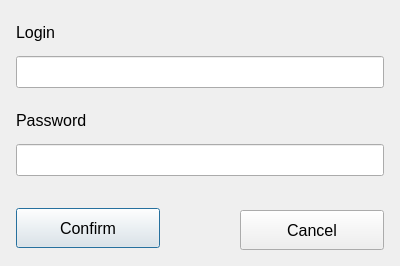
<?xml version="1.0" encoding="UTF-8"?>
<ui version="4.0">
 <class>LoginWindow</class>
 <widget class="QDialog" name="LoginWindow">
  <property name="geometry">
   <rect>
    <x>0</x>
    <y>0</y>
    <width>400</width>
    <height>266</height>
   </rect>
  </property>
  <property name="sizePolicy">
   <sizepolicy hsizetype="Fixed" vsizetype="Fixed">
    <horstretch>0</horstretch>
    <verstretch>0</verstretch>
   </sizepolicy>
  </property>
  <property name="minimumSize">
   <size>
    <width>400</width>
    <height>266</height>
   </size>
  </property>
  <property name="maximumSize">
   <size>
    <width>400</width>
    <height>266</height>
   </size>
  </property>
  <property name="windowTitle">
   <string>Dialog</string>
  </property>
  <widget class="QLineEdit" name="loginLineEdit">
   <property name="geometry">
    <rect>
     <x>16</x>
     <y>56</y>
     <width>368</width>
     <height>32</height>
    </rect>
   </property>
   <property name="sizePolicy">
    <sizepolicy hsizetype="Fixed" vsizetype="Fixed">
     <horstretch>0</horstretch>
     <verstretch>0</verstretch>
    </sizepolicy>
   </property>
   <property name="minimumSize">
    <size>
     <width>368</width>
     <height>32</height>
    </size>
   </property>
   <property name="maximumSize">
    <size>
     <width>368</width>
     <height>32</height>
    </size>
   </property>
  </widget>
  <widget class="QLineEdit" name="passwordLineEdit">
   <property name="geometry">
    <rect>
     <x>16</x>
     <y>144</y>
     <width>368</width>
     <height>32</height>
    </rect>
   </property>
   <property name="sizePolicy">
    <sizepolicy hsizetype="Fixed" vsizetype="Fixed">
     <horstretch>0</horstretch>
     <verstretch>0</verstretch>
    </sizepolicy>
   </property>
   <property name="minimumSize">
    <size>
     <width>368</width>
     <height>32</height>
    </size>
   </property>
   <property name="maximumSize">
    <size>
     <width>368</width>
     <height>32</height>
    </size>
   </property>
  </widget>
  <widget class="QPushButton" name="pbConfirm">
   <property name="geometry">
    <rect>
     <x>16</x>
     <y>208</y>
     <width>144</width>
     <height>40</height>
    </rect>
   </property>
   <property name="sizePolicy">
    <sizepolicy hsizetype="Fixed" vsizetype="Fixed">
     <horstretch>0</horstretch>
     <verstretch>0</verstretch>
    </sizepolicy>
   </property>
   <property name="minimumSize">
    <size>
     <width>144</width>
     <height>40</height>
    </size>
   </property>
   <property name="maximumSize">
    <size>
     <width>144</width>
     <height>40</height>
    </size>
   </property>
   <property name="font">
    <font>
     <pointsize>12</pointsize>
    </font>
   </property>
   <property name="text">
    <string>Confirm</string>
   </property>
  </widget>
  <widget class="QPushButton" name="pbCancel">
   <property name="geometry">
    <rect>
     <x>240</x>
     <y>210</y>
     <width>144</width>
     <height>40</height>
    </rect>
   </property>
   <property name="sizePolicy">
    <sizepolicy hsizetype="Fixed" vsizetype="Fixed">
     <horstretch>0</horstretch>
     <verstretch>0</verstretch>
    </sizepolicy>
   </property>
   <property name="minimumSize">
    <size>
     <width>144</width>
     <height>40</height>
    </size>
   </property>
   <property name="maximumSize">
    <size>
     <width>144</width>
     <height>40</height>
    </size>
   </property>
   <property name="font">
    <font>
     <pointsize>12</pointsize>
    </font>
   </property>
   <property name="text">
    <string>Cancel</string>
   </property>
  </widget>
  <widget class="QLabel" name="label">
   <property name="geometry">
    <rect>
     <x>16</x>
     <y>16</y>
     <width>160</width>
     <height>32</height>
    </rect>
   </property>
   <property name="sizePolicy">
    <sizepolicy hsizetype="Fixed" vsizetype="Fixed">
     <horstretch>0</horstretch>
     <verstretch>0</verstretch>
    </sizepolicy>
   </property>
   <property name="minimumSize">
    <size>
     <width>160</width>
     <height>32</height>
    </size>
   </property>
   <property name="maximumSize">
    <size>
     <width>160</width>
     <height>32</height>
    </size>
   </property>
   <property name="font">
    <font>
     <pointsize>12</pointsize>
    </font>
   </property>
   <property name="text">
    <string>Login</string>
   </property>
  </widget>
  <widget class="QLabel" name="label_2">
   <property name="geometry">
    <rect>
     <x>16</x>
     <y>104</y>
     <width>160</width>
     <height>32</height>
    </rect>
   </property>
   <property name="sizePolicy">
    <sizepolicy hsizetype="Fixed" vsizetype="Fixed">
     <horstretch>0</horstretch>
     <verstretch>0</verstretch>
    </sizepolicy>
   </property>
   <property name="minimumSize">
    <size>
     <width>160</width>
     <height>32</height>
    </size>
   </property>
   <property name="maximumSize">
    <size>
     <width>160</width>
     <height>32</height>
    </size>
   </property>
   <property name="font">
    <font>
     <pointsize>12</pointsize>
    </font>
   </property>
   <property name="text">
    <string>Password</string>
   </property>
  </widget>
 </widget>
 <resources/>
 <connections/>
</ui>
